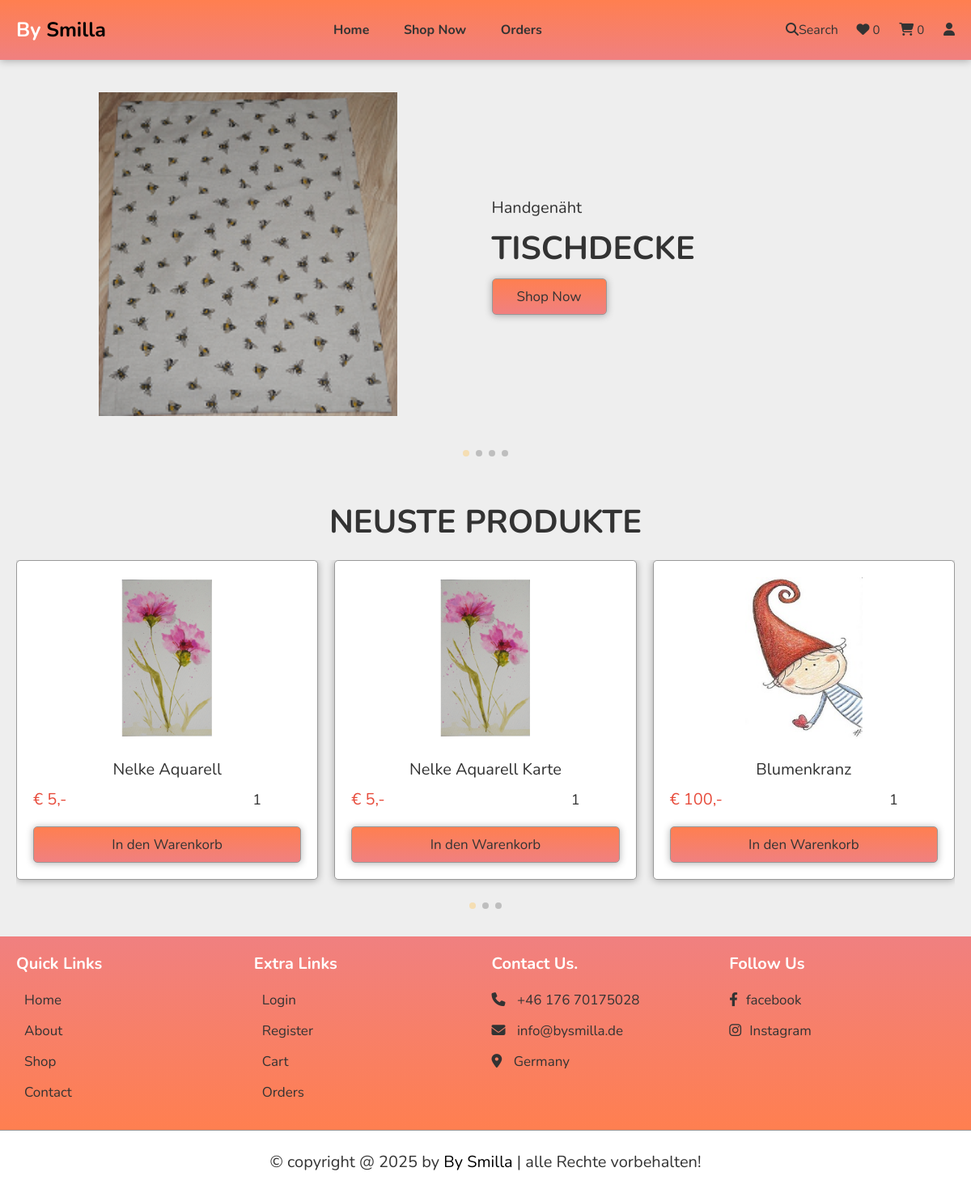
Page /home.php on the earlier database version.
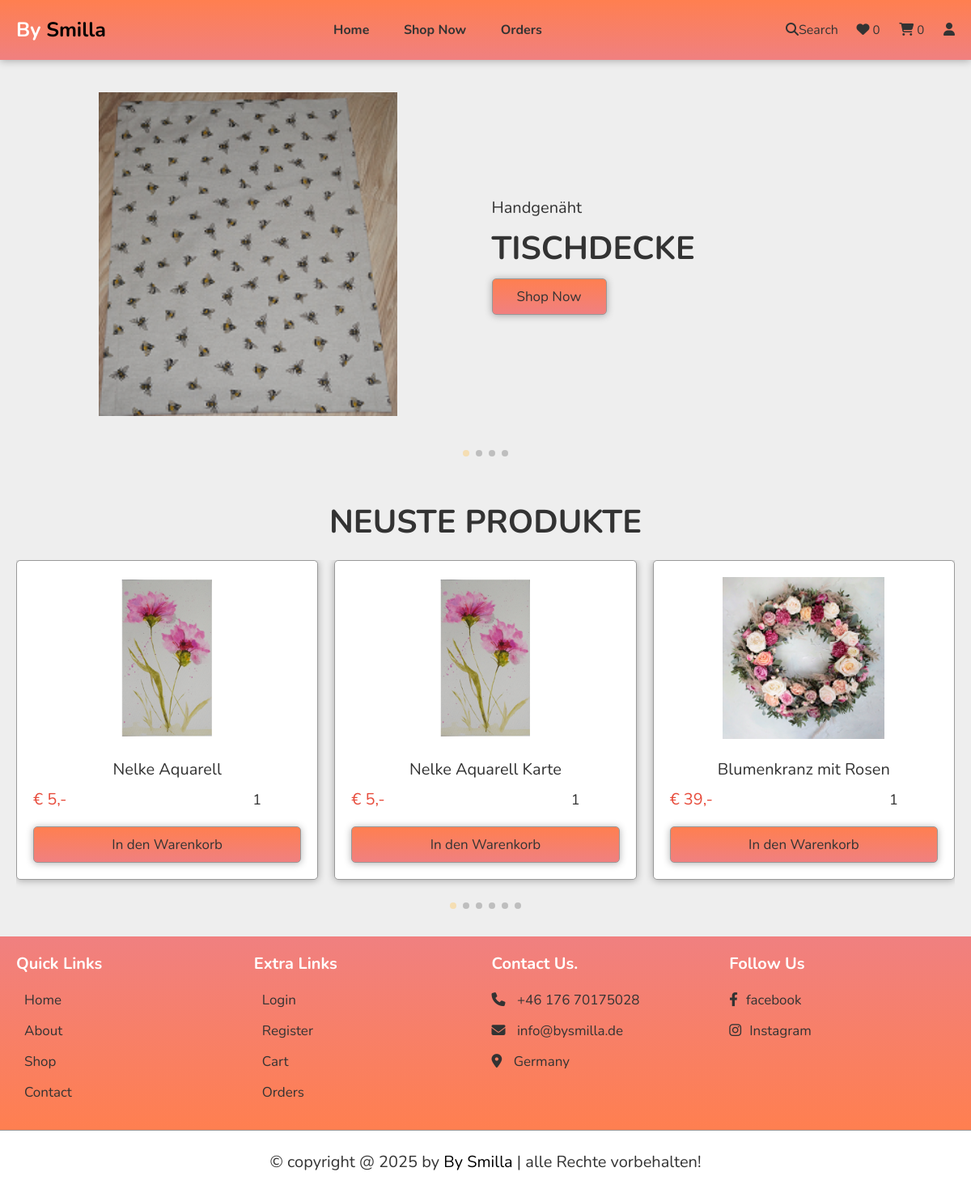
Same page on the later database version.
### tables this page shows
CREATE TABLE `products` (
  `id` int(100) NOT NULL,
  `name` varchar(100) NOT NULL,
  `details` varchar(500) NOT NULL,
  `category` varchar(255) NOT NULL,
  `price` int(10) NOT NULL,
  `image_01` varchar(100) NOT NULL,
  `image_02` varchar(100) NOT NULL,
  `category_id` int(11) DEFAULT NULL
);

### home.php (the view, shortened to what this page needs)
<?php
include 'components/connect.php';
?>
<!DOCTYPE html>
<html lang="en">
<head>
   <link rel="stylesheet" href="https://unpkg.com/swiper@8/swiper-bundle.min.css" />
   <link rel="stylesheet" href="https://cdnjs.cloudflare.com/ajax/libs/font-awesome/6.1.1/css/all.min.css">
   <link rel="stylesheet" href="css/style.css">
</head>
<body>
<?php include 'components/user_header.php'; ?>
<div class="home-bg">
<section class="home">
   <div class="swiper home-slider">
   <div class="swiper-wrapper">
      <div class="swiper-slide slide">
         <div class="image">
            <img src="img/tischdecke-bienen-xs.png" alt="">
         </div>
         <div class="content">
            <span>Handgenäht</span>
            <h3>Tischdecke</h3>
            <a href="category.php?category=tisch" class="btn">Shop Now</a>
         </div>
      </div>
   </div>
      <div class="swiper-pagination"></div>
   </div>
</section>
</div>
<section class="home-products">
   <h1 class="heading">Neuste Produkte</h1>
   <div class="swiper products-slider">
   <div class="swiper-wrapper">
   <?php
     $select_products = $conn->prepare("SELECT * FROM `products` LIMIT 6");
     $select_products->execute();
     if($select_products->rowCount() > 0){
      while($fetch_product = $select_products->fetch(PDO::FETCH_ASSOC)){
   ?>
   <form action="" method="post" class="swiper-slide slide">
      <img src="uploaded_img/<?= $fetch_product['image_01']; ?>" alt="">
      <div class="name"><?= $fetch_product['name']; ?></div>
      <div class="flex">
         <div class="price"><span> € </span><?= $fetch_product['price']; ?><span>,-</span></div>
         <input type="number" name="qty" class="qty" min="1" max="99" onkeypress="if(this.value.length == 2) return false;" value="1">
      </div>
      <input type="submit" value="In den Warenkorb" class="btn" name="add_to_cart">
   </form>
   <?php
      }
   }else{
      echo '<p class="empty">no products added yet!</p>';
   }
   ?>
   </div>
   <div class="swiper-pagination"></div>
   </div>
</section>
<?php include 'components/footer.php'; ?>
</body>
</html>

Differences in the rows shown:
changed products: image_01: a different picture; name "Blumenkranz" → "Blumenkranz mit Rosen"; price "100" → "39"
